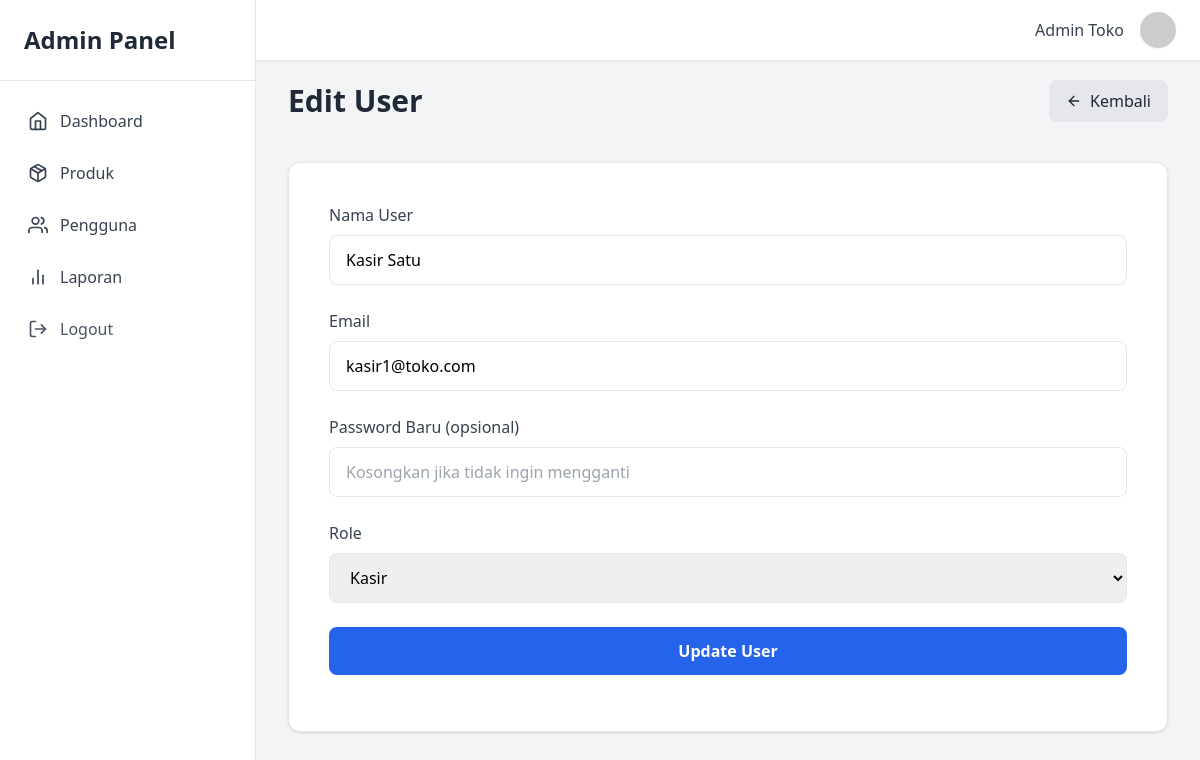
Screenshot of /dashboard/user-managements/edit/2 (signed in) with the database file from the repository.
### tables this page shows
CREATE TABLE `users` (
  `id` int(11) NOT NULL,
  `name` varchar(100) NOT NULL,
  `email` varchar(100) NOT NULL,
  `password` varchar(255) NOT NULL,
  `role` enum('admin','kasir') DEFAULT 'kasir',
  `created_at` datetime DEFAULT current_timestamp()
);

### dashboard/user-managements/logic/update.php (called while the page is built, shortened)
<?php
include "../../../include/conn.php";
$id = isset($_GET['id']) ? intval($_GET['id']) : 0;
$query = mysqli_query($conn, "SELECT * FROM users WHERE id = $id");
$user = mysqli_fetch_assoc($query);

### dashboard/user-managements/ui/edit.php (the view, shortened to what this page needs)
<?php
include "../../../include/conn.php";
include "../logic/update.php";
?>
<!DOCTYPE html>
<html lang="en">
<head>
  <script src="https://cdn.tailwindcss.com"></script>
</head>
<body class="bg-gray-100">
  <?php include "../../../include/layouts/sidebar.php"; ?>
  <?php include "../../../include/layouts/header.php"; ?>
  <div class="ml-64 pt-20 p-8">
    <div class="flex items-center justify-between mb-10">
      <h1 class="text-3xl font-bold text-gray-800">Edit User</h1>
      <a href="dashboard/user-managements"
        class="flex items-center gap-2 bg-gray-200 text-gray-800 px-4 py-2 rounded-lg border hover:bg-gray-300 transition">
        <i data-feather="arrow-left" class="w-4"></i>
        Kembali
      </a>
    </div>
    <div class="bg-white border rounded-xl shadow p-10 max-w-full">
      <form action="dashboard/user-managements/update/<?= $id ?>" method="POST" class="space-y-6">
        <div>
          <label class="block mb-2 text-gray-700 font-medium">Nama User</label>
          <input type="text" name="name" value="<?= htmlspecialchars($user['name']); ?>" required
            class="w-full px-4 py-3 border rounded-lg focus:ring-2 focus:ring-blue-500 focus:outline-none"
            placeholder="Masukkan nama user...">
        </div>
        <div>
          <label class="block mb-2 text-gray-700 font-medium">Email</label>
          <input type="email" name="email" value="<?= htmlspecialchars($user['email']); ?>" required
            class="w-full px-4 py-3 border rounded-lg focus:ring-2 focus:ring-blue-500 focus:outline-none"
            placeholder="Masukkan email...">
        </div>
        <div>
          <label class="block mb-2 text-gray-700 font-medium">Password Baru (opsional)</label>
          <input type="password" name="password"
            class="w-full px-4 py-3 border rounded-lg focus:ring-2 focus:ring-blue-500 focus:outline-none"
            placeholder="Kosongkan jika tidak ingin mengganti">
        </div>
        <div>
          <label class="block mb-2 text-gray-700 font-medium">Role</label>
          <select name="role" class="w-full px-4 py-3 border rounded-lg focus:ring-2 focus:ring-blue-500 focus:outline-none">
            <option value="kasir" <?= $user['role'] == 'kasir' ? 'selected' : '' ?>>Kasir</option>
          </select>
        </div>
        <button type="submit"
          class="w-full py-3 rounded-lg bg-blue-600 hover:bg-blue-700 text-white font-semibold transition">
          Update User
        </button>
      </form>
    </div>
  </div>
</body>
</html>

### rows the page displays
users: name "Kasir Satu", email "kasir1@toko.com", role "Kasir"

### other values shown
$_SESSION['user_name'] "Admin Toko"
